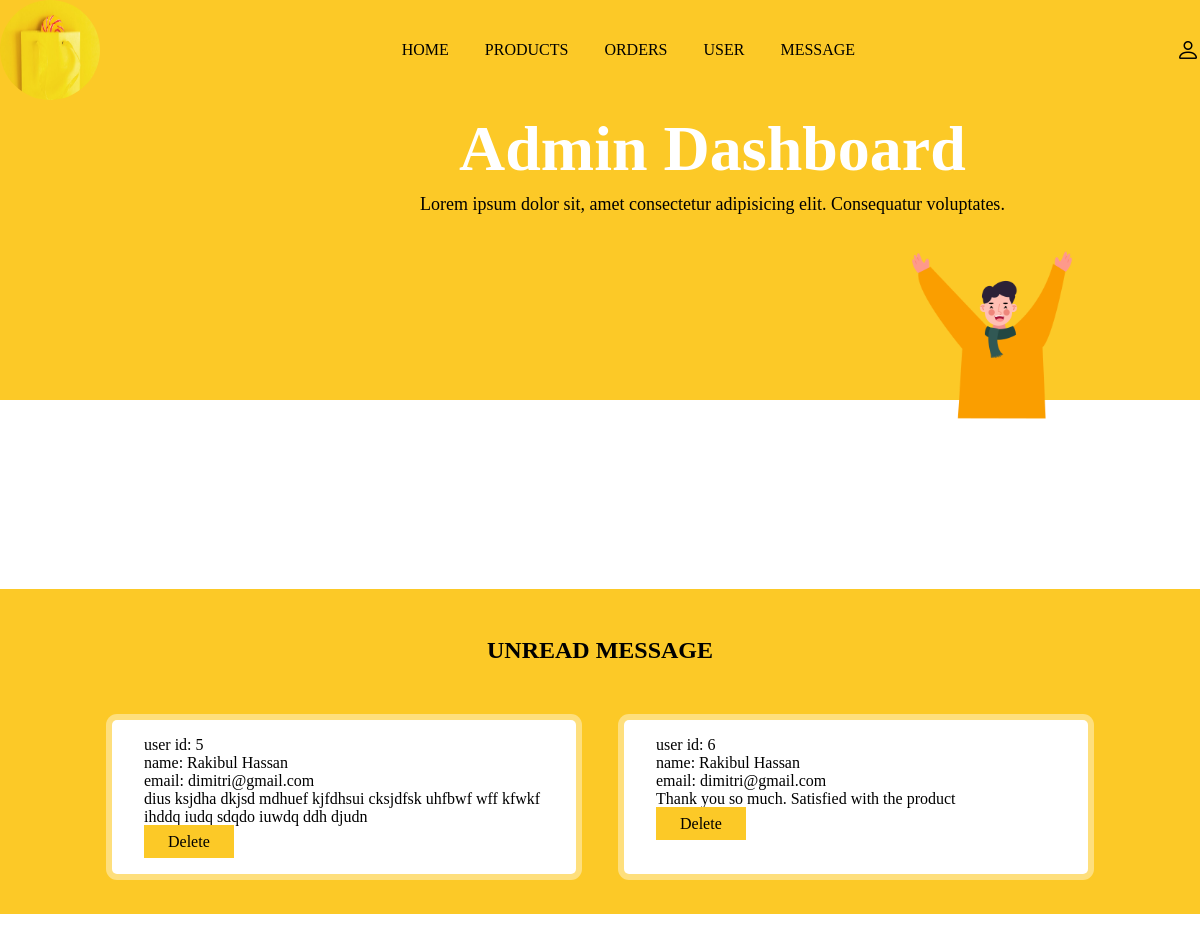
The app's page /admin_message.php (signed in) with its own data.
### tables this page shows
CREATE TABLE `massage` (
  `id` int(255) NOT NULL,
  `user_id` int(255) NOT NULL,
  `name` varchar(255) NOT NULL,
  `email` varchar(100) NOT NULL,
  `number` varchar(255) NOT NULL,
  `message` varchar(255) NOT NULL
);

### admin_message.php (the view, shortened to what this page needs)
<?php
    include 'connection.php';
?>
<!DOCTYPE html>
<html lang="en">
<head>
    <link rel="stylesheet" href="https://cdn.jsdelivr.net/npm/bootstrap-icons@1.9.1/font/bootstrap-icons.css">
    <link rel="stylesheet" href="style.css">
</head>
<body>
    <?php
    include 'admin_header.php';
    ?>
    <section class="message-container">
      <h1 class="title">unread message</h1>
      <div class="box-container">
         <?php
            $select_massage = mysqli_query($conn,"SELECT * FROM `massage`") or die('query failed');
            if(mysqli_num_rows($select_massage)>0){
                while($fetch_message=mysqli_fetch_assoc($select_massage)){
          ?>
          <div class="box">
              <p>user id: <span><?php echo $fetch_message['id']; ?></span></p>
              <p>name: <span><?php echo $fetch_message['name']; ?></span></p>
              <p>email: <span><?php echo $fetch_message['email']; ?></span></p>
              <p><?php echo $fetch_message['message']; ?></p>
              <a href="admin_message.php?delete=<?php echo $fetch_message['id']; ?>" onclick="return confirm('delete this message');" class="delete">delete</a>
          </div>
          <?php
                }
            } else{
                echo '
                  <div class="empty">
                  <p>no messages added yet!</p>
                  </div>
                  ';
            }
            ?>
      </div>
    </section>
</body>
</html>

### style.css (style rules this page uses)
* { margin: 0; padding: 0; box-sizing: border-box; }
:root { --box-shadow: 0px 0px 0px 6px rgb(255 255 255/40%); --orange: #fcc927; }
a { text-decoration: none; }
.title { text-align: center; margin-bottom: 1rem; }
.form-container::before, .show-products::before, .message-container::before, .order-container::before { content: ''; position: absolute; background-image: url('img/6.png'); top: -5%; left: -10px; width: 255px; height: 650px; background-size: 225px; background-repeat: no-repeat; z-index: 100; }
.box-container { padding: 2% 8%; display: grid; grid-template-columns: repeat(auto-fit,minmax(15rem,1fr)); column-gap: 1rem; }
.box-container .box { background: #fff; box-shadow: var(--box-shadow); padding: 2rem; text-align: center; border-radius: 5px; margin: 1rem; }
.show-products, .message-container, .order-container { position: relative; background: var(--orange); margin-top: -3.5rem; }
.edit,.delete { color: black; background: var(--orange); padding: .5rem 1.5rem; text-transform: capitalize; line-height: 2; }
.message-container .title, .order-container .title { text-transform: uppercase; padding-top: 3rem; }
.box-container .box { text-align: left; padding: 1rem 2rem; }

### records on screen
massage: id "5", name "Rakibul Hassan", email "dimitri@gmail.com", message "dius ksjdha dkjsd mdhuef kjfdhsui cksjdfsk uhfbwf wff kfwkf ihddq iudq sdqdo iuwdq ddh djudn"
massage: id "6", name "Rakibul Hassan", email "dimitri@gmail.com", message "Thank you so much. Satisfied with the product"
